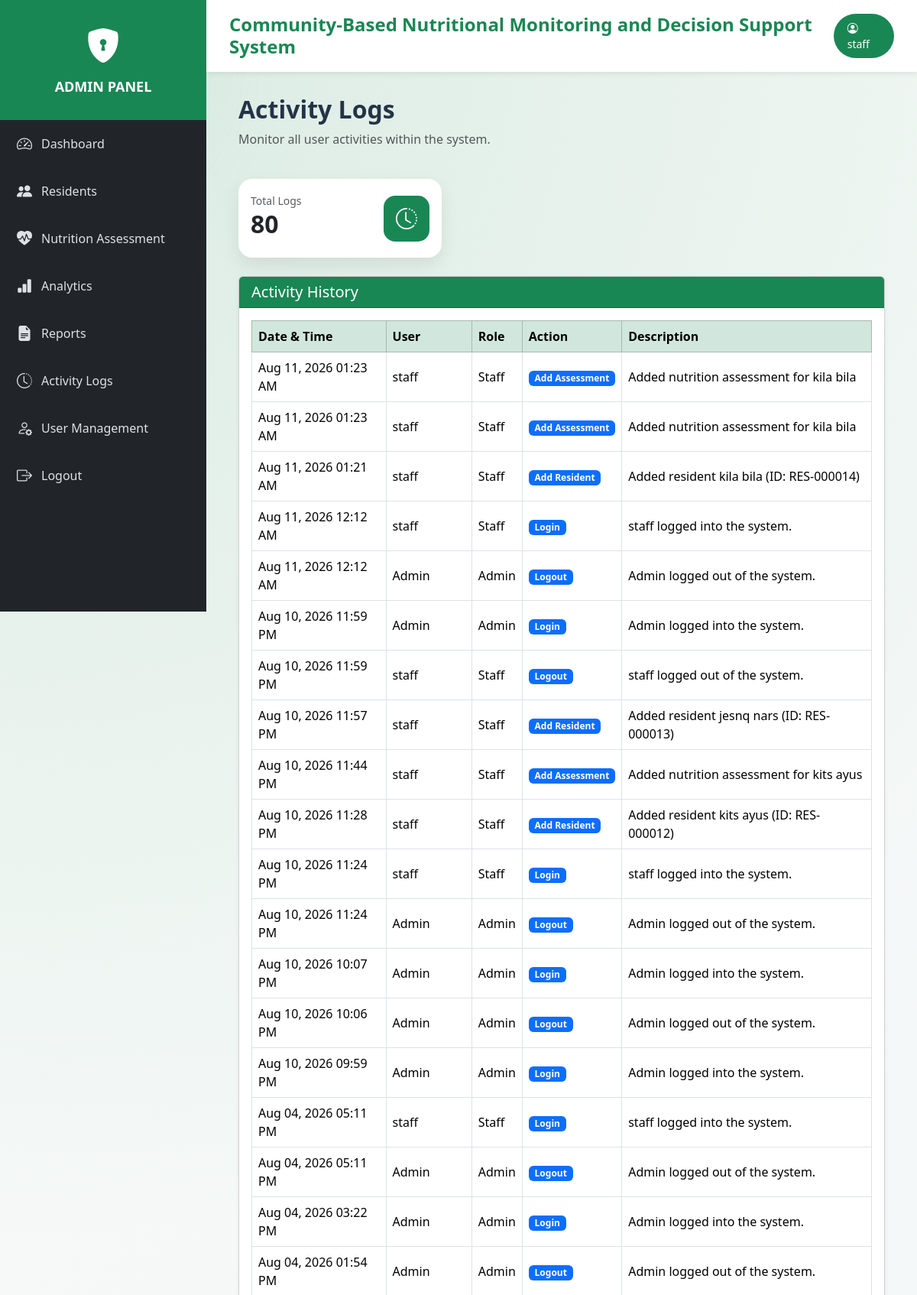
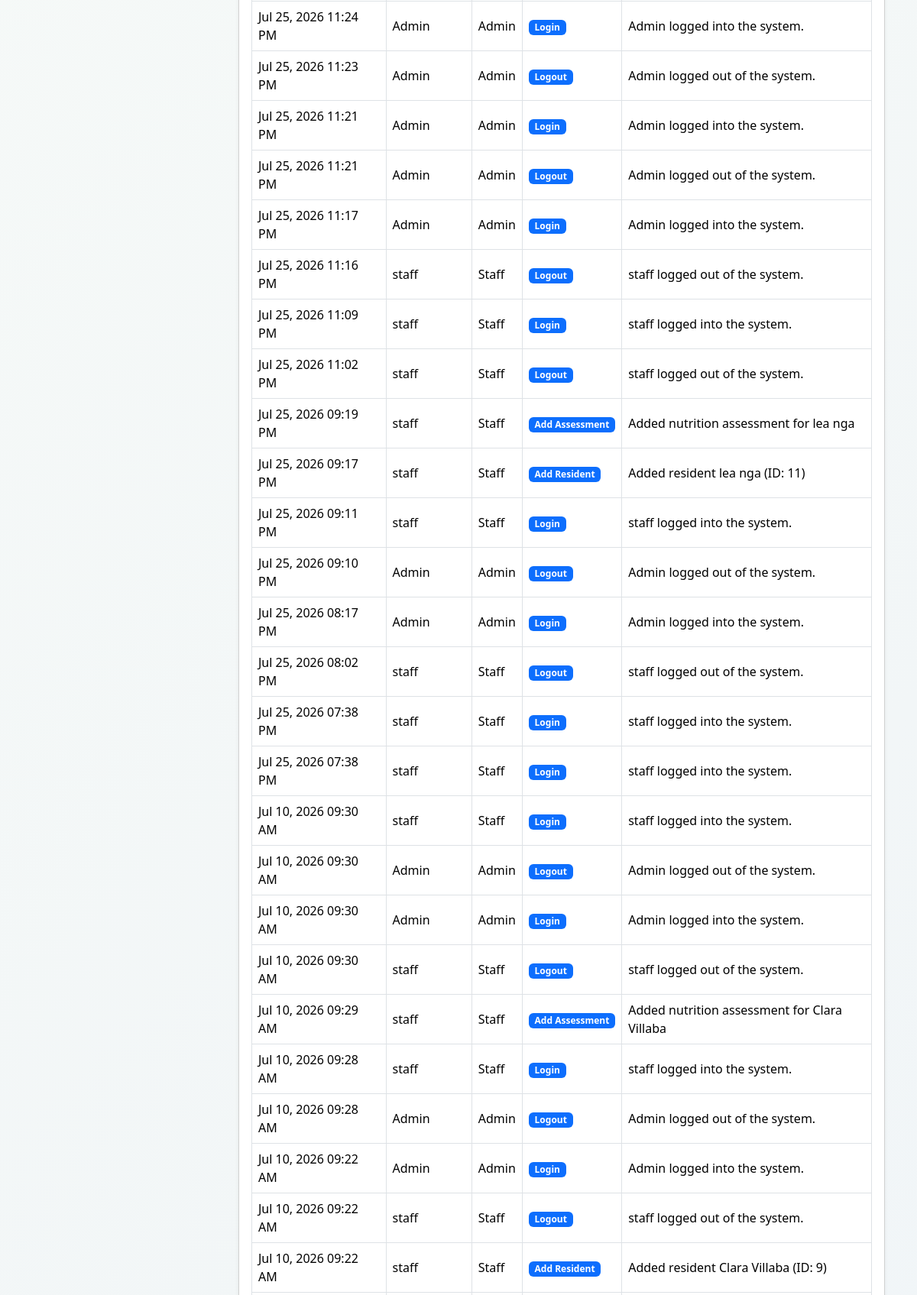
The app's page /activity-logs/ (signed in, upper part) with its own data (2 pictures, top to bottom).
### activity_logs/models.py (models this page shows, shortened)
class ActivityLog(models.Model):
    ACTION_CHOICES = [
        ('Login', 'Login'),
        ('Logout', 'Logout'),
        ('Add Resident', 'Add Resident'),
        ('Edit Resident', 'Edit Resident'),
        ('Delete Resident', 'Delete Resident'),
        ('Add Assessment', 'Add Assessment'),
        ('Edit Assessment', 'Edit Assessment'),
        ('Delete Assessment', 'Delete Assessment'),
        ('Generate Report', 'Generate Report'),
        ('Export PDF', 'Export PDF'),
        ('Export Excel', 'Export Excel'),
        ('Add User', 'Add User'),
        ('Edit User', 'Edit User'),
        ('Delete User', 'Delete User'),
    ]
    user = models.ForeignKey(
        User,
        on_delete=models.CASCADE
    )
    role = models.CharField(
        max_length=20
    )
    action = models.CharField(
        max_length=50,
        choices=ACTION_CHOICES
    )
    description = models.TextField()
    timestamp = models.DateTimeField(
        auto_now_add=True
    )
    class Meta:
        ordering = ['-timestamp']

### activity_logs/views.py (the view)
# urls.py: path('activity-logs/',include('activity_logs.urls')),
@login_required(login_url='login')
def activity_logs(request):
    logs = ActivityLog.objects.select_related(
        'user'
    ).all()
    context = {
        'logs': logs,
        'total_logs': logs.count(),
    }
    return render(
        request,
        'activity_logs/dashboard.html',
        context
    )

### templates/activity_logs/dashboard.html (shortened to what this page needs)
{% extends 'base_admin.html' %}
{% block content %}
<div class="container-fluid">
    <div class="d-flex justify-content-between align-items-center mb-4">
        <div>
            <h2 class="fw-bold">
                Activity Logs
            </h2>
            <p class="text-muted">
                Monitor all user activities within the system.
            </p>
        </div>
    </div>
    <div class="row mb-4">
        <div class="col-md-4">
            <div class="card log-card">
                <div class="card-body d-flex justify-content-between align-items-center">
                    <div>
                        <small class="text-muted">
                            Total Logs
                        </small>
                        <h2 class="fw-bold">
                            {{ total_logs }}
                        </h2>
                    </div>
                    <div class="icon-box">
                        <i class="bi bi-clock-history"></i>
                    </div>
                </div>
            </div>
        </div>
    </div>
    <div class="card shadow-sm">
        <div class="card-header bg-success text-white">
            <h5 class="mb-0">
                Activity History
            </h5>
        </div>
        <div class="card-body">
            <div class="table-responsive">
                <table class="table table-hover table-bordered align-middle">
                    <thead class="table-success">
                        <tr>
                            <th>Date & Time</th>
                            <th>User</th>
                            <th>Role</th>
                            <th>Action</th>
                            <th>Description</th>
                        </tr>
                    </thead>
                    <tbody>
                    {% for log in logs %}
                        <tr>
                            <td>
                                {{ log.timestamp|date:"M d, Y h:i A" }}
                            </td>
                            <td>
                                {{ log.user.username }}
                            </td>
                            <td>
                                {{ log.role }}
                            </td>
                            <td>
                                <span class="badge bg-primary">
                                    {{ log.action }}
                                </span>
                            </td>
                            <td>
                                {{ log.description }}
                            </td>
                        </tr>
                    {% empty %}
                        <tr>
                            <td colspan="5" class="text-center">
                                No activity logs found.
                            </td>
                        </tr>
                    {% endfor %}
                    </tbody>
                </table>
            </div>
        </div>
    </div>
</div>
{% endblock %}

### templates/base_admin.html (shortened to what this page needs)
<!DOCTYPE html>
<html lang="en">
<head>
    <link href="https://cdn.jsdelivr.net/npm/bootstrap@5.3.3/dist/css/bootstrap.min.css"
          rel="stylesheet">
    <link href="https://cdn.jsdelivr.net/npm/bootstrap-icons@1.11.3/font/bootstrap-icons.css"
          rel="stylesheet">
</head>
<body>
<div class="sidebar">
    <div class="logo">
        <i class="bi bi-shield-lock-fill"></i>
        <h4>
            ADMIN PANEL
        </h4>
    </div>
    <a href="{% url 'admin_dashboard' %}">
        <i class="bi bi-speedometer2"></i>
        <span>Dashboard</span>
    </a>
    <a href="{% url 'admin_resident_list' %}">
        <i class="bi bi-people-fill"></i>
        <span>Residents</span>
    </a>
    <a href="{% url 'assessment_list' %}">
        <i class="bi bi-heart-pulse-fill"></i>
        <span>Nutrition Assessment</span>
    </a>
    <a href="{% url 'analytics' %}">
        <i class="bi bi-bar-chart-fill"></i>
        <span>Analytics</span>
    </a>
    <a href="{% url 'report_dashboard' %}">
    <i class="bi bi-file-earmark-text-fill"></i>
    <span>Reports</span>
</a>
<a href="{% url 'activity_logs' %}">
    <i class="bi bi-clock-history"></i>
    <span>Activity Logs</span>
</a>
<a href="{% url 'user_list' %}">
    <i class="bi bi-person-gear"></i>
    <span>User Management</span>
</a>
    <a href="{% url 'logout' %}">
        <i class="bi bi-box-arrow-right"></i>
        <span>Logout</span>
    </a>
</div>
<div class="content">
    <div class="topbar">
        <div class="d-flex justify-content-between align-items-center">
            <h4>
                Community-Based Nutritional Monitoring and Decision Support System
            </h4>
            <div class="user-badge">
                <i class="bi bi-person-circle"></i>
                {{ request.user.username }}
            </div>
        </div>
    </div>
    <div class="main-content">
        {% block content %}
        {% endblock %}
    </div>
</div>
</body>
</html>

### templates/base_admin.html (style rules this page uses)
* { margin:0; padding:0; box-sizing:border-box; font-family:'Segoe UI',sans-serif; }
body { background: radial-gradient(circle at top left, rgba(25, 135, 84, 0.14), transparent 28%), linear-gradient(135deg, #f8fbf8 0%, #f2f6f7 55%, #eef4fa 100%); color:#243447; overflow-x:hidden; }
body::before, body::after { content:''; position:fixed; border-radius:50%; filter:blur(70px); opacity:.35; pointer-events:none; z-index:0; }
body::before { width:280px; height:280px; top:-60px; left:-60px; background:#9be6b3; }
body::after { width:260px; height:260px; right:-40px; bottom:-40px; background:#cfe8ff; }
.sidebar { position:fixed; top:0; left:0; width:270px; height:100vh; background:#212529; color:white; z-index:1000; }
.logo { background:#198754; padding:25px; text-align:center; }
.logo i { font-size:45px; }
.logo h4 { margin-top:10px; font-size:18px; font-weight:bold; color:white; }
.sidebar a { display:flex; align-items:center; gap:12px; padding:16px 22px; color:#dee2e6; text-decoration:none; transition:.3s; }
.sidebar a i { font-size:20px; }
.content { margin-left:270px; min-height:100vh; }
.topbar { background:white; padding:18px 30px; box-shadow:0 2px 8px rgba(0,0,0,.08); }
.topbar h4 { color:#198754; margin:0; font-weight:700; }
.content, .main-content { position:relative; z-index:1; }
.main-content { padding:30px; background:transparent; }
.user-badge { background:#198754; color:white; padding:8px 18px; border-radius:30px; font-size:14px; }

### templates/activity_logs/dashboard.html (style rules this page uses)
.log-card { border:none; border-radius:18px; box-shadow:0 10px 25px rgba(0,0,0,.08); }
.icon-box { width:60px; height:60px; border-radius:15px; display:flex; align-items:center; justify-content:center; color:white; font-size:28px; background:#198754; }

### records on screen
ActivityLog: timestamp "Aug 11, 2026 01:23 AM", user.username "staff", role "Staff", action "Add Assessment", description "Added nutrition assessment for kila bila"
ActivityLog: timestamp "Aug 11, 2026 01:23 AM", user.username "staff", role "Staff", action "Add Assessment", description "Added nutrition assessment for kila bila"
ActivityLog: timestamp "Aug 11, 2026 01:21 AM", user.username "staff", role "Staff", action "Add Resident", description "Added resident kila bila (ID: RES-000014)"
ActivityLog: timestamp "Aug 11, 2026 12:12 AM", user.username "staff", role "Staff", action "Login", description "staff logged into the system."
ActivityLog: timestamp "Aug 11, 2026 12:12 AM", user.username "Admin", role "Admin", action "Logout", description "Admin logged out of the system."
ActivityLog: timestamp "Aug 10, 2026 11:59 PM", user.username "Admin", role "Admin", action "Login", description "Admin logged into the system."
ActivityLog: timestamp "Aug 10, 2026 11:59 PM", user.username "staff", role "Staff", action "Logout", description "staff logged out of the system."
ActivityLog: timestamp "Aug 10, 2026 11:57 PM", user.username "staff", role "Staff", action "Add Resident", description "Added resident jesnq nars (ID: RES-000013)"
ActivityLog: timestamp "Aug 10, 2026 11:44 PM", user.username "staff", role "Staff", action "Add Assessment", description "Added nutrition assessment for kits ayus"
ActivityLog: timestamp "Aug 10, 2026 11:28 PM", user.username "staff", role "Staff", action "Add Resident", description "Added resident kits ayus (ID: RES-000012)"
ActivityLog: timestamp "Aug 10, 2026 11:24 PM", user.username "staff", role "Staff", action "Login", description "staff logged into the system."
ActivityLog: timestamp "Aug 10, 2026 11:24 PM", user.username "Admin", role "Admin", action "Logout", description "Admin logged out of the system."
ActivityLog: timestamp "Aug 10, 2026 10:07 PM", user.username "Admin", role "Admin", action "Login", description "Admin logged into the system."
ActivityLog: timestamp "Aug 10, 2026 10:06 PM", user.username "Admin", role "Admin", action "Logout", description "Admin logged out of the system."
ActivityLog: timestamp "Aug 10, 2026 09:59 PM", user.username "Admin", role "Admin", action "Login", description "Admin logged into the system."
ActivityLog: timestamp "Aug 04, 2026 05:11 PM", user.username "staff", role "Staff", action "Login", description "staff logged into the system."
ActivityLog: timestamp "Aug 04, 2026 05:11 PM", user.username "Admin", role "Admin", action "Logout", description "Admin logged out of the system."
ActivityLog: timestamp "Aug 04, 2026 03:22 PM", user.username "Admin", role "Admin", action "Login", description "Admin logged into the system."
ActivityLog: timestamp "Aug 04, 2026 01:54 PM", user.username "Admin", role "Admin", action "Logout", description "Admin logged out of the system."
ActivityLog: timestamp "Jul 25, 2026 11:24 PM", user.username "Admin", role "Admin", action "Login", description "Admin logged into the system."
ActivityLog: timestamp "Jul 25, 2026 11:23 PM", user.username "Admin", role "Admin", action "Logout", description "Admin logged out of the system."
ActivityLog: timestamp "Jul 25, 2026 11:21 PM", user.username "Admin", role "Admin", action "Login", description "Admin logged into the system."
ActivityLog: timestamp "Jul 25, 2026 11:21 PM", user.username "Admin", role "Admin", action "Logout", description "Admin logged out of the system."
ActivityLog: timestamp "Jul 25, 2026 11:17 PM", user.username "Admin", role "Admin", action "Login", description "Admin logged into the system."
ActivityLog: timestamp "Jul 25, 2026 11:16 PM", user.username "staff", role "Staff", action "Logout", description "staff logged out of the system."
ActivityLog: timestamp "Jul 25, 2026 11:09 PM", user.username "staff", role "Staff", action "Login", description "staff logged into the system."
ActivityLog: timestamp "Jul 25, 2026 11:02 PM", user.username "staff", role "Staff", action "Logout", description "staff logged out of the system."
ActivityLog: timestamp "Jul 25, 2026 09:19 PM", user.username "staff", role "Staff", action "Add Assessment", description "Added nutrition assessment for lea nga"
ActivityLog: timestamp "Jul 25, 2026 09:17 PM", user.username "staff", role "Staff", action "Add Resident", description "Added resident lea nga (ID: 11)"
ActivityLog: timestamp "Jul 25, 2026 09:11 PM", user.username "staff", role "Staff", action "Login", description "staff logged into the system."
ActivityLog: timestamp "Jul 25, 2026 09:10 PM", user.username "Admin", role "Admin", action "Logout", description "Admin logged out of the system."
ActivityLog: timestamp "Jul 25, 2026 08:17 PM", user.username "Admin", role "Admin", action "Login", description "Admin logged into the system."
ActivityLog: timestamp "Jul 25, 2026 08:02 PM", user.username "staff", role "Staff", action "Logout", description "staff logged out of the system."
ActivityLog: timestamp "Jul 25, 2026 07:38 PM", user.username "staff", role "Staff", action "Login", description "staff logged into the system."
ActivityLog: timestamp "Jul 25, 2026 07:38 PM", user.username "staff", role "Staff", action "Login", description "staff logged into the system."
ActivityLog: timestamp "Jul 10, 2026 09:30 AM", user.username "staff", role "Staff", action "Login", description "staff logged into the system."
ActivityLog: timestamp "Jul 10, 2026 09:30 AM", user.username "Admin", role "Admin", action "Logout", description "Admin logged out of the system."
ActivityLog: timestamp "Jul 10, 2026 09:30 AM", user.username "Admin", role "Admin", action "Login", description "Admin logged into the system."
ActivityLog: timestamp "Jul 10, 2026 09:30 AM", user.username "staff", role "Staff", action "Logout", description "staff logged out of the system."
ActivityLog: timestamp "Jul 10, 2026 09:29 AM", user.username "staff", role "Staff", action "Add Assessment", description "Added nutrition assessment for Clara Villaba"
ActivityLog: timestamp "Jul 10, 2026 09:28 AM", user.username "staff", role "Staff", action "Login", description "staff logged into the system."
ActivityLog: timestamp "Jul 10, 2026 09:28 AM", user.username "Admin", role "Admin", action "Logout", description "Admin logged out of the system."
ActivityLog: timestamp "Jul 10, 2026 09:22 AM", user.username "Admin", role "Admin", action "Login", description "Admin logged into the system."
ActivityLog: timestamp "Jul 10, 2026 09:22 AM", user.username "staff", role "Staff", action "Logout", description "staff logged out of the system."
ActivityLog: timestamp "Jul 10, 2026 09:22 AM", user.username "staff", role "Staff", action "Add Resident", description "Added resident Clara Villaba (ID: 9)"

### other values on screen
{{ request.user.username }} "staff"
{{ total_logs }} "80"
